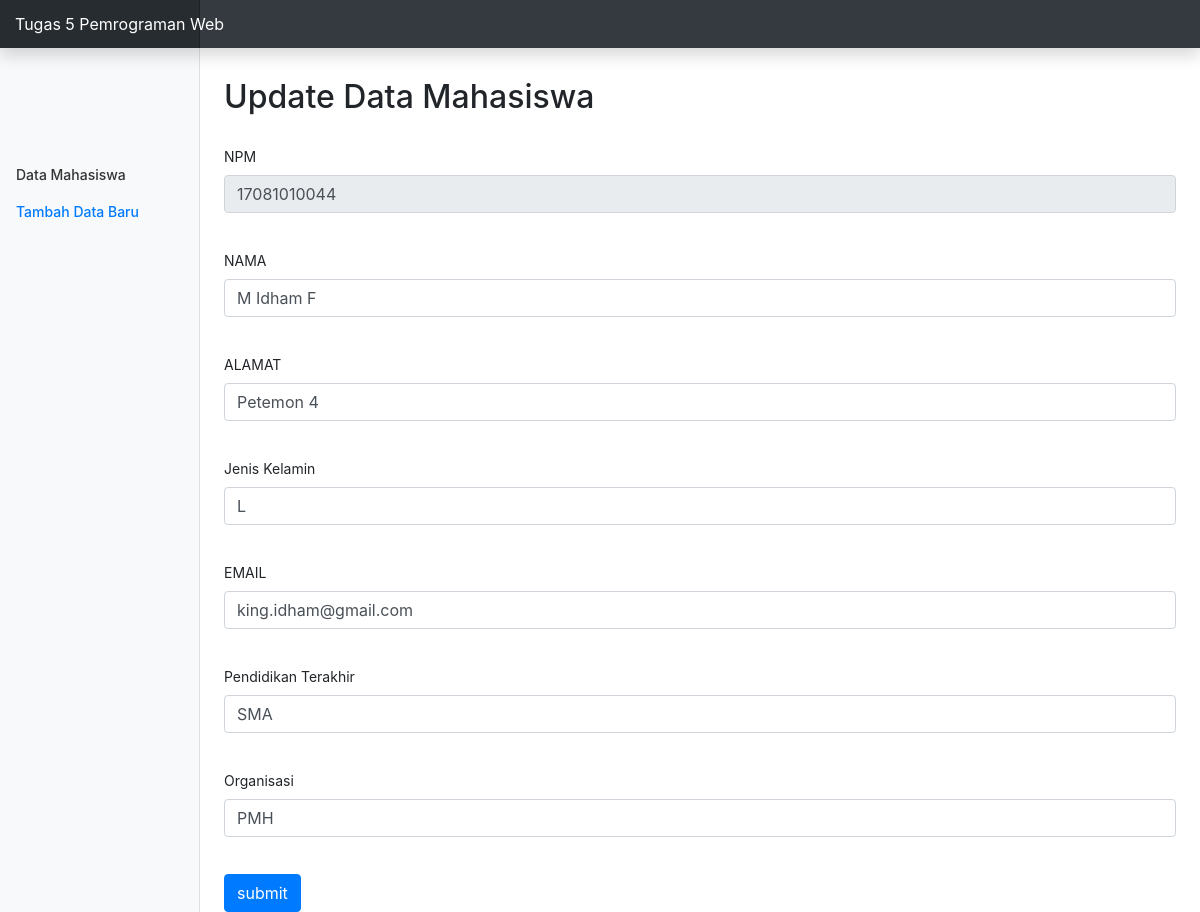
Page /update.php?npm=17081010044 on the committed database.
### tables this page shows
CREATE TABLE `biodata` (
  `npm` varchar(13) NOT NULL,
  `nama` varchar(50) NOT NULL,
  `contact` varchar(50) NOT NULL,
  `organisasi` varchar(50) NOT NULL,
  `pendidikan` varchar(20) NOT NULL,
  `alamat` varchar(50) NOT NULL,
  `jns_kel` varchar(10) NOT NULL
);

### update.php (the view, shortened to what this page needs)
<?php
include("connection.php");
  $result = '';
  if ($_SERVER['REQUEST_METHOD'] === 'GET') {
      if (isset($_GET['npm'])) {
          $npm_upd = $_GET['npm'];
          $query = "SELECT * FROM biodata WHERE npm = '$npm_upd'";
          $result = mysqli_query($connection, $query);
      }
  }
?>
<!DOCTYPE html>
<html>
<head>
	<link href="styles/css/bootstrap.min.css" rel="stylesheet">
	<link href="styles/css/dashboard.css" rel="stylesheet">
</head>
<body>
		<nav class="navbar navbar-dark fixed-top bg-dark flex-md-nowrap p-0 shadow">
			<a class="navbar-brand col-sm-3 col-md-2 mr-0" href="index.php">Tugas 5 Pemrograman Web</a>
		</nav>
		<div class="container-fluid">
      <div class="row">
        <nav class="col-md-2 d-none d-md-block bg-light sidebar">
          <div class="sidebar-sticky">
            <ul class="nav flex-column" style="margin-top:100px;">
              <li class="nav-item">
                <a class="nav-link" href="<?php echo "index.php"; ?>">Data Mahasiswa</a>
              </li>
              <li class="nav-item">
                <a class="nav-link active" href="<?php echo "AddNew.php"; ?>">Tambah Data Baru</a>
              </li>
            </ul>
          </div>
        </nav>
  <main role="main" class="col-md-9 ml-sm-auto col-lg-10 px-4">
  <h2 style="margin: 30px 0 30px 0;">Update Data Mahasiswa</h2>
	<form method="POST" action="update.php">
    <?php while($row = mysqli_fetch_array($result)) : ?>
		<div class="form-group">
			<label for="npm">NPM</label>
			<input type="text" name="npm" id="npm" class="form-control" value="<?php echo $row['npm']; ?>" readonly><br>
		</div>
		<div class="form-group">
			<label for="nama">NAMA</label>
			<input type="text" name="nama" id="nama" class="form-control" value="<?php echo $row['nama']; ?>"><br>
		</div>
		<div class="form-group">
			<label for="alamat">ALAMAT</label>
			<input type="text" name="alamat" id="alamat" class="form-control" value="<?php echo $row['alamat']; ?>"><br>
		</div>
		<div class="form-group">
			<label for="jns_kel">Jenis Kelamin</label>
			<input type="text" name="jns_kel" id="jns_kel" class="form-control" value="<?php echo $row['jns_kel']; ?>"><br>
		</div>
		<div class="form-group">
			<label for="email">EMAIL</label>
			<input type="text" name="email" id="email" class="form-control" value="<?php echo $row['contact']; ?>"><br>
		</div>
		<div class="form-group">
			<label for="pend">Pendidikan Terakhir</label>
			<input type="text" name="pend" id="pend" class="form-control" value="<?php echo $row['pendidikan']; ?>"><br>
		</div>
		<div class="form-group">
			<label for="org">Organisasi</label>
			<input type="text" name="org" id="org" class="form-control" value="<?php echo $row['organisasi']; ?>"><br>
		</div>
  <?php endwhile; ?>
		<input type="submit" name="submit" value="submit" class="btn btn-primary align-right">
	</form>
</div>
</div>
</body>
</html>

### styles/css/dashboard.css (style rules this page uses)
body { font-size: .875rem; }
.sidebar { position: fixed; top: 0; bottom: 0; left: 0; z-index: 100; padding: 48px 0 0; box-shadow: inset -1px 0 0 rgba(0, 0, 0, .1); }
.sidebar-sticky { position: relative; top: 0; height: calc(100vh - 48px); padding-top: .5rem; overflow-x: hidden; overflow-y: auto; }
.sidebar .nav-link { font-weight: 500; color: #333; }
.sidebar .nav-link.active { color: #007bff; }
[role="main"] { padding-top: 48px; }
.navbar-brand { padding-top: .75rem; padding-bottom: .75rem; font-size: 1rem; background-color: rgba(0, 0, 0, .25); box-shadow: inset -1px 0 0 rgba(0, 0, 0, .25); }

### rows in the picture
biodata: npm "17081010044", nama "M Idham F", alamat "Petemon 4", jns_kel "L", email "king.idham@gmail.com", pend "SMA", org "PMH"
